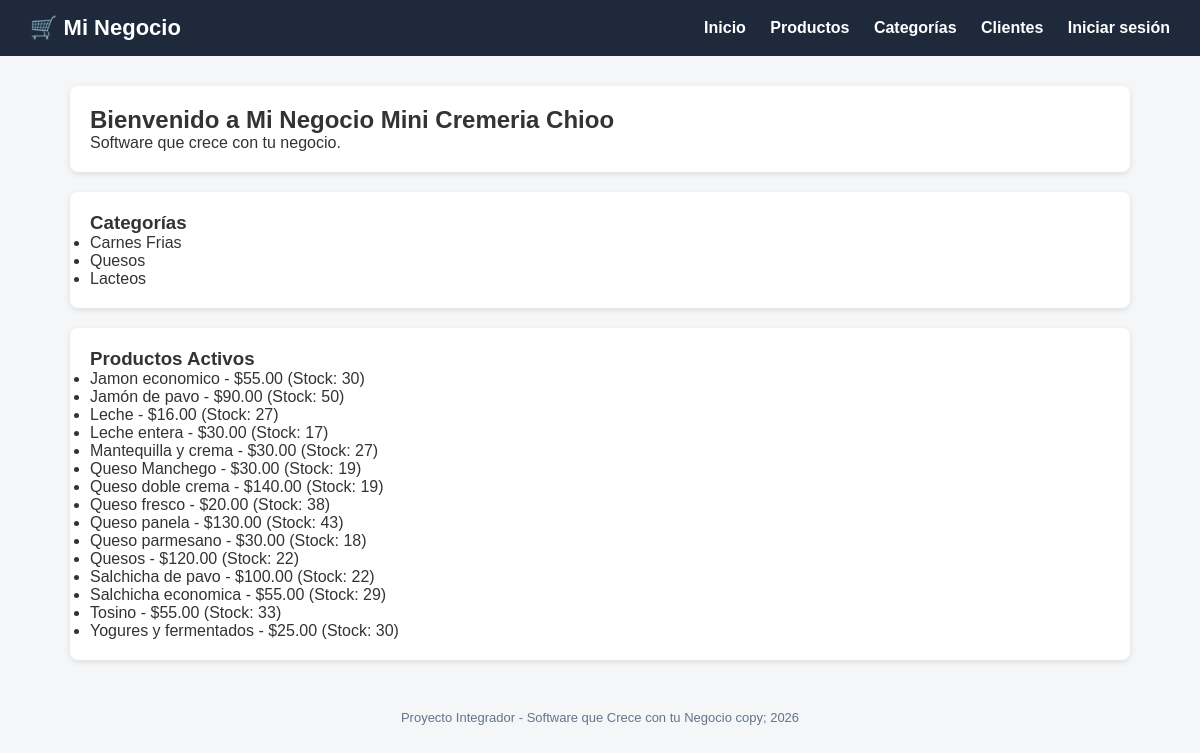
The page / on the database its author committed.
### tienda/models.py (models this page shows, shortened)
class Categoria(models.Model):
    nombre = models.CharField(max_length=100)
    descripcion = models.TextField(blank=True, null=True)
    class Meta:
        verbose_name = "Categoria"
        verbose_name_plural = "Categorías"

class Producto(models.Model):
    nombre = models.CharField(max_length=200)
    descripcion = models.TextField(blank=True, null=True)
    precio = models.DecimalField(max_digits=10, decimal_places=2)
    stock = models.IntegerField(default=0)
    categoria = models.ForeignKey(Categoria, on_delete=models.CASCADE)
    fecha_creacion = models.DateTimeField(auto_now_add=True)
    activo = models.BooleanField(default=True)
    class Meta:
        verbose_name = "Producto"
        verbose_name_plural = "Productos"
        ordering = ["nombre"]

### tienda/views.py (the view)
# urls.py: path('', views.inicio, name='inicio'),
def inicio(request):
    productos = Producto.objects.filter(activo=True)
    categorias = Categoria.objects.all()
    return render(request, 'tienda/inicio.html', {
        'productos': productos,
        'categorias': categorias
    })

### tienda/templates/tienda/inicio.html (shortened to what this page needs)
{% extends 'base.html' %}
{% block content %}
<div class="card">
    <h2>Bienvenido a Mi Negocio Mini Cremeria Chioo</h2>
    <p>Software que crece con tu negocio.</p>
</div>
<div class="card">
    <h3>Categorías</h3>
    <ul>
        {% for categoria in categorias %}
            <li>{{ categoria.nombre }}</li>
        {% empty %}
            <li>No hay categorías registradas.</li>
        {% endfor %}
    </ul>
</div>
<div class="card">
    <h3>Productos Activos</h3>
    <ul>
        {% for producto in productos %}
            <li>{{ producto.nombre }} - ${{ producto.precio }} (Stock: {{ producto.stock }})</li>
        {% empty %}
            <li>No hay productos activos.</li>
        {% endfor %}
    </ul>
</div>
{% endblock %}

### templates/base.html (shortened to what this page needs)
<!DOCTYPE html>
<html lang="es">
<head>
</head>
<body>
    <header>
        <h1>🛒 Mi Negocio</h1>
        <nav>
            <nav>
            <a href="{% url 'inicio' %}">Inicio</a>
            <a href="{% url 'lista_productos' %}">Productos</a>
            <a href="{% url 'lista_categorias' %}">Categorías</a>
            <a href="{% url 'lista_clientes' %}">Clientes</a>
            {% if user.is_authenticated %}
                <a href="{% url 'dashboard' %}">Dashboard</a>
                <span style="color:#38bdf8;">👤 {{ user.username }}</span>
                <form action="{% url 'logout' %}" method="post" style="display:inline;">
                    {% csrf_token %}
                    <button type="submit" class="btn btn-danger" style="margin-left:10px;">Cerrar sesión</button>
                </form>
            {% else %}
                <a href="{% url 'login' %}">Iniciar sesión</a>
            {% endif %}
        </nav>
    </header>
    <div class="container">
        {% block content %}{% endblock %}
    </div>
    <footer>
        Proyecto Integrador - Software que Crece con tu Negocio copy; {% now "Y" %}
    </footer>
</body>
</html>

### templates/base.html (style rules this page uses)
* { margin: 0; padding: 0; box-sizing: border-box; }
body { font-family: Arial, sans-serif; background: #f4f6f8; color: #333; }
header { background: #1e293b; color: #fff; padding: 15px 30px; display: flex; justify-content: space-between; align-items: center; }
header h1 { font-size: 22px; }
header nav a { color: #fff; text-decoration: none; margin-left: 20px; font-weight: bold; }
.container { max-width: 1100px; margin: 30px auto; padding: 0 20px; }
.card { background: #fff; border-radius: 8px; padding: 20px; box-shadow: 0 2px 6px rgba(0,0,0,0.1); margin-bottom: 20px; }
footer { text-align: center; padding: 20px; color: #64748b; font-size: 13px; }

### rows shown on the page
Categoria: nombre "Carnes Frias"
Categoria: nombre "Quesos"
Categoria: nombre "Lacteos"
Producto: nombre "Jamon economico", precio "55.00", stock "30"
Producto: nombre "Jamón de pavo", precio "90.00", stock "50"
Producto: nombre "Leche", precio "16.00", stock "27"
Producto: nombre "Leche entera", precio "30.00", stock "17"
Producto: nombre "Mantequilla y crema", precio "30.00", stock "27"
Producto: nombre "Queso Manchego", precio "30.00", stock "19"
Producto: nombre "Queso doble crema", precio "140.00", stock "19"
Producto: nombre "Queso fresco", precio "20.00", stock "38"
Producto: nombre "Queso panela", precio "130.00", stock "43"
Producto: nombre "Queso parmesano", precio "30.00", stock "18"
Producto: nombre "Quesos", precio "120.00", stock "22"
Producto: nombre "Salchicha de pavo", precio "100.00", stock "22"
Producto: nombre "Salchicha economica", precio "55.00", stock "29"
Producto: nombre "Tosino", precio "55.00", stock "33"
Producto: nombre "Yogures y fermentados", precio "25.00", stock "30"
